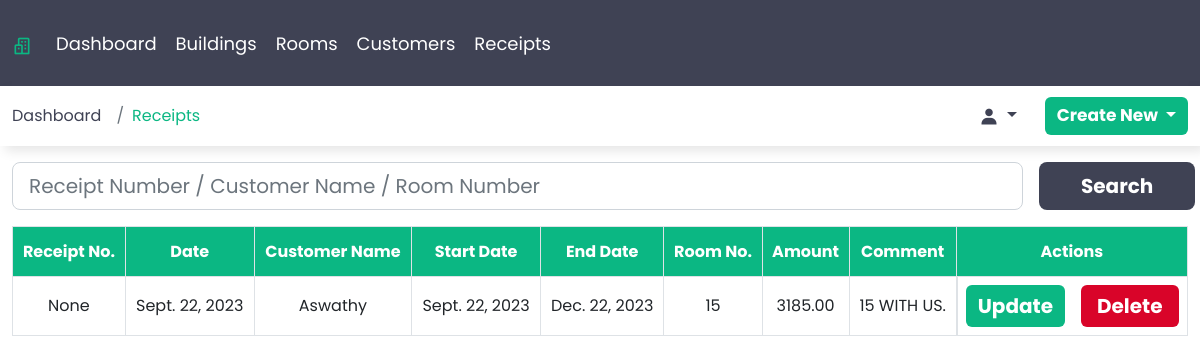
Before: /receipts (signed in) with the older database file.
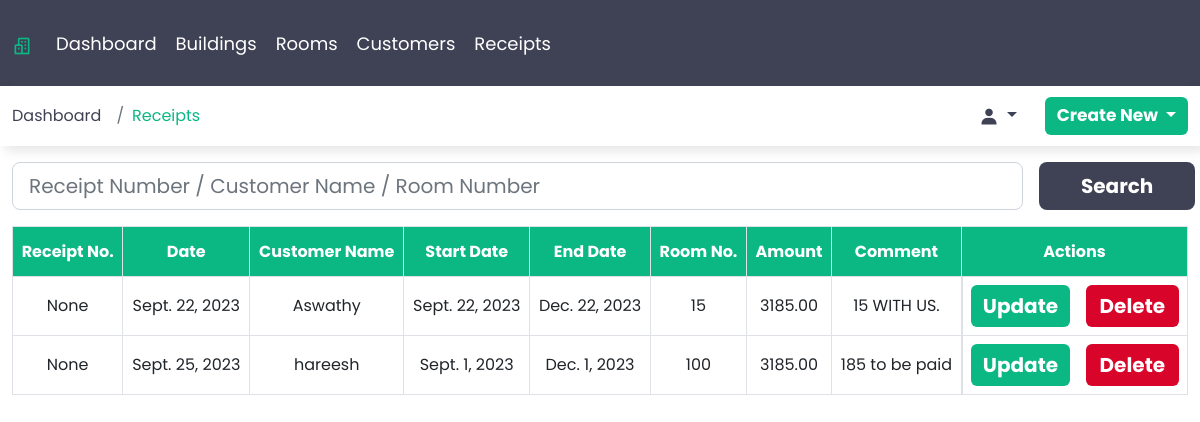
After: the same page with the newer database file.
### webapp/models.py (models this page shows)
class Receipt(models.Model):
    receipt_number = models.AutoField(primary_key=True)
    date = models.DateField(auto_now_add=True,blank=False)
    customer_name = models.ForeignKey(Customer,on_delete=models.DO_NOTHING)
    room_number = models.ForeignKey(Room,on_delete=models.DO_NOTHING)
    amount = models.DecimalField(max_digits=7, decimal_places=2)
    start_date = models.DateField(blank=False)
    end_date = models.DateField(blank=False)
    comment = models.CharField(max_length=250)
    class Meta:
        verbose_name_plural = 'Receipts'

class Customer(models.Model):
    customer_name = models.CharField(max_length=50)
    mobile_number = models.IntegerField()
    id_type = models.ForeignKey(IdType, on_delete=models.DO_NOTHING)
    id_number = models.CharField(max_length=50, unique=True)
    building_name = models.ForeignKey(Building, on_delete=models.CASCADE)
    room_number = models.ForeignKey(Room, on_delete=models.DO_NOTHING)
    class Meta:
        verbose_name_plural = 'Customers'
    def __str__(self):
        return self.customer_name

class Room(models.Model):
    room_number = models.IntegerField()
    building_name = models.ForeignKey(Building, on_delete=models.CASCADE)
    room_type = models.ForeignKey(RoomType, on_delete=models.DO_NOTHING)
    room_status = models.ForeignKey(RoomStatus, on_delete=models.DO_NOTHING)
    meter_number = models.CharField(max_length=16)
    account_number = models.IntegerField()
    class Meta:
        verbose_name_plural = 'Rooms'
    def __str__ (self):
        return str(self.room_number)

### webapp/views.py (the view)
# urls.py: path('receipts', views.Receipts, name='receipts'),
@login_required()
def Receipts(request):
    if request.method == 'POST':
        searchData = request.POST.get('search')
        receipt = Receipt.objects.filter(Q(receipt_number__iexact=searchData) | Q(customer_name__customer_name__icontains=searchData) | Q(room_number__room_number__iexact=searchData))
        return render(request, 'receipts.html', {'context': 'Receipts', 'receipts':receipt})
    receipt = Receipt.objects.all()
    return render(request,'receipts.html',{'context': 'Receipts', 'receipts':receipt})

### templates/receipts.html (shortened to what this page needs)
{% extends 'base.html' %}
{% load static %}
{% block content %}
    <div class="container-fluid">
        <div class="sub-box">
            <div class="row">
                <div class="col-sm-12 mt-3">
                    <div class="row">
                        <div class="col-sm-12 col-md-12 col-lg-12 col-xl-12 col-xxl-12 search-col">
                            <form method="post" class="d-flex gap-3" autocomplete="off">
                                <input type="text" class="form-control form-control-lg" name="search" placeholder="Receipt Number / Customer Name / Room Number">
                                <button type="submit" class="btn btn-lg search">Search</button>
                            </form>
                        </div>
                    </div>
                </div>
                <div class="col-sm-12 mt-3 table-responsive">
                    <table class="table table-hover table-bordered text-center ">
                        <thead>
                            <tr>
                            <th scope="col" class="align-middle">Receipt No.</th>
                            <th scope="col" class="align-middle">Date</th>
                            <th scope="col" class="align-middle">Customer Name</th>
                            <th scope="col" class="align-middle">Start Date</th>
                            <th scope="col" class="align-middle">End Date</th>
                            <th scope="col" class="align-middle">Room No.</th>
                            <th scope="col" class="align-middle">Amount</th>
                            <th scope="col" class="align-middle">Comment</th>
                            <th scope="col" class="align-middle">Actions</th>
                            </tr>
                        </thead>
                        <tbody>
                            {% for receipt in receipts %}
                                <tr>
                                    <td class="align-middle">{{receipt.receipt_number}}</td>
                                    <td class="align-middle">{{receipt.date}}</td>
                                    <td class="align-middle">{{receipt.customer_name}}</td>
                                <td class="align-middle">{{receipt.start_date}}</td>
                                <td class="align-middle">{{receipt.end_date}}</td>
                                <td class="align-middle">{{receipt.room_number}}</td>
                                <td class="align-middle">{{receipt.amount}}</td>
                                <td class="align-middle">{{receipt.comment}}</td>
                                <td class="d-flex justify-content-between gap-3">
                                    <a href="{% url 'update_receipt' receipt.receipt_number %}" class="btn update">Update</a>
                                    <a href="{% url 'delete_receipt' receipt.receipt_number %}" class="btn delete">Delete</a>
                                </td>
                                </tr>
                            {% endfor %}
                        </tbody>
                    </table>
                </div>
            </div>
        </div>
    </div>
{% endblock %}

### templates/base.html (shortened to what this page needs)
{% load static %}
<!DOCTYPE html>
<html lang="en">
<head>
    <link rel="stylesheet" href="{% static 'css/bootstrap.min.css' %}">
    <link rel="stylesheet" href="{% static 'css/boxicons.min.css' %}">
    <link rel="stylesheet" href="{% static 'css/style.css' %}">
</head>
<body>
        <div class="main-menu">
            <div class="container-fluid">
                <nav class="navbar navbar-expand-lg">
                    <a class="navbar-brand" href="{% url 'home' %}"><i class='bx bx-buildings'></i></a>
                    <div class="collapse navbar-collapse" id="navbarNav">
                        <ul class="navbar-nav">
                            <li class="nav-item">
                            <a class="nav-link" aria-current="page" href="{% url 'home' %}">Dashboard</a>
                            </li>
                            <li class="nav-item">
                            <a class="nav-link" href="{% url 'buildings' %}">Buildings</a>
                            </li>
                            <li class="nav-item">
                            <a class="nav-link" href="{% url 'rooms' %}">Rooms</a>
                            </li>
                            <li class="nav-item">
                            <a class="nav-link" href="{% url 'customers' %}">Customers</a>
                            </li>
                            <li class="nav-item">
                            <a class="nav-link" href="{% url 'receipts' %}">Receipts</a>
                            </li>
                        </ul>
                    </div>
                </nav>
            </div>
        </div>
        <div class="submenu">
            <div class="container-fluid d-flex align-items-center justify-content-between">
                <nav aria-label="breadcrumb">
                    <ol class="breadcrumb">
                      <li class="breadcrumb-item"><a href="{% url 'home' %}">Dashboard</a></li>
                      {% if context %}
                      <li class="breadcrumb-item active bc" aria-current="page">{{context}}</li>
                      {% endif %}
                    </ol>
                </nav>
                <div class="button d-flex align-items-center gap-3">
                    {% if user.is_authenticated %}
                    <div class="dropdown">
                        <button class="btn logged_in dropdown-toggle" type="button" data-bs-toggle="dropdown" aria-expanded="false">
                            <i class='bx bxs-user' ></i> {{user.first_name}} {{user.last_name}}
                        </button>
                    </div>
                    {% endif %}
                    <div class="dropdown">
                        <button class="btn new dropdown-toggle" type="button" data-bs-toggle="dropdown" aria-expanded="false">
                          Create New
                        </button>
                    </div>
                </div>
            </div>
        </div>
         {% block content %}
         {% endblock %}
</body>
</html>

### static/css/style.css (style rules this page uses)
* { margin:0; padding: 0; box-sizing: border-box; }
:root { --font-primary: "Poppins", sans-serif; }
:root { --weight-700: 700; }
:root { --color-primary: #0bb783; --color-secondary: #3f4254; --color-white: white; }
body { font-family: var(--font-primary); }
a { text-decoration: none; color: var(--color-secondary)s; }
form { width: 100%; z-index: 100; }
.btn { background-color: var(--color-primary); color: var(--color-white); width: 100%; font-weight: 700; font-size: 25px; font-family: var(--font-primary); border: none; }
.main-menu { width: 100vw; background-color: var(--color-secondary); }
.navbar-brand { font-size: 40px; color: var(--color-primary); }
.navbar { background-color: var(--color-secondary); font-size: 18px; }
.navbar .navbar-nav .nav-item .nav-link { color: var(--color-white); }
.navbar-nav { display: flex; align-items: center; gap: 3px; }
.active { background-color: #4D5167; padding: 3px 15px 3px 15px !important; border-radius: 10px; border: 2px solid var(--color-primary); color: var(--color-white)!important; }
.btn.logged_in { background-color: unset; width: unset; font-size: 17px; color: var(--color-secondary); font-weight: var(--weight-700); }
.submenu { height: 60px; color: var(--color-secondary); display: flex; align-items: center; box-shadow: 5px 5px 11px 0px rgba(0,0,0,0.10); }
.active.bc { background-color: unset; padding: 0; border: none; border-radius: 0; color: var(--color-primary)!important; }
.breadcrumb { display: flex; align-items: center; margin-bottom: 0; }
.breadcrumb .breadcrumb-item { color: var(--color-secondary); }
.btn.new { width: unset; font-size: 17px; font-weight: var(--weight-700); background-color: var(--color-primary); }
.bx { font-size: 20px !important; vertical-align: middle; }
.btn.delete { font-size: 20px; background-color: #d90429; }
.btn.update { font-size: 20px; background-color: var(--color-primary); }
.btn.search { width: 10%; font-size: 20px; background-color: var(--color-secondary); }
.search-col { padding-right: 5px; }
thead { background-color: var(--color-primary); color: var(--color-white); font-family: var(--font-primary); height: 50px; }
@media screen and (max-width: 1920px) { .btn.delete { width: 100%; } }
@media screen and (max-width: 1920px) { .btn.update { width: 100%; } }
@media screen and (max-width: 1920px) { .btn.search { width: 18%; } }
@media screen and (max-width: 1400px) { .btn.delete { width: 100%; } }
@media screen and (max-width: 1400px) { .btn.update { width: 100%; } }
@media screen and (max-width: 1400px) { .btn.search { width: 18%; } }
@media screen and (max-width: 1200px) { .btn.delete { width: 100%; } }
@media screen and (max-width: 1200px) { .btn.update { width: 100%; } }
@media screen and (max-width: 1200px) { .btn.search { width: 15%; } }

Changed rows visible on the page:
added Receipt: receipt_number "None", date "Sept. 25, 2023", customer_name "hareesh", start_date "Sept. 1, 2023", end_date "Dec. 1, 2023", room_number "100", amount "3185.00", comment "185 to be paid"
